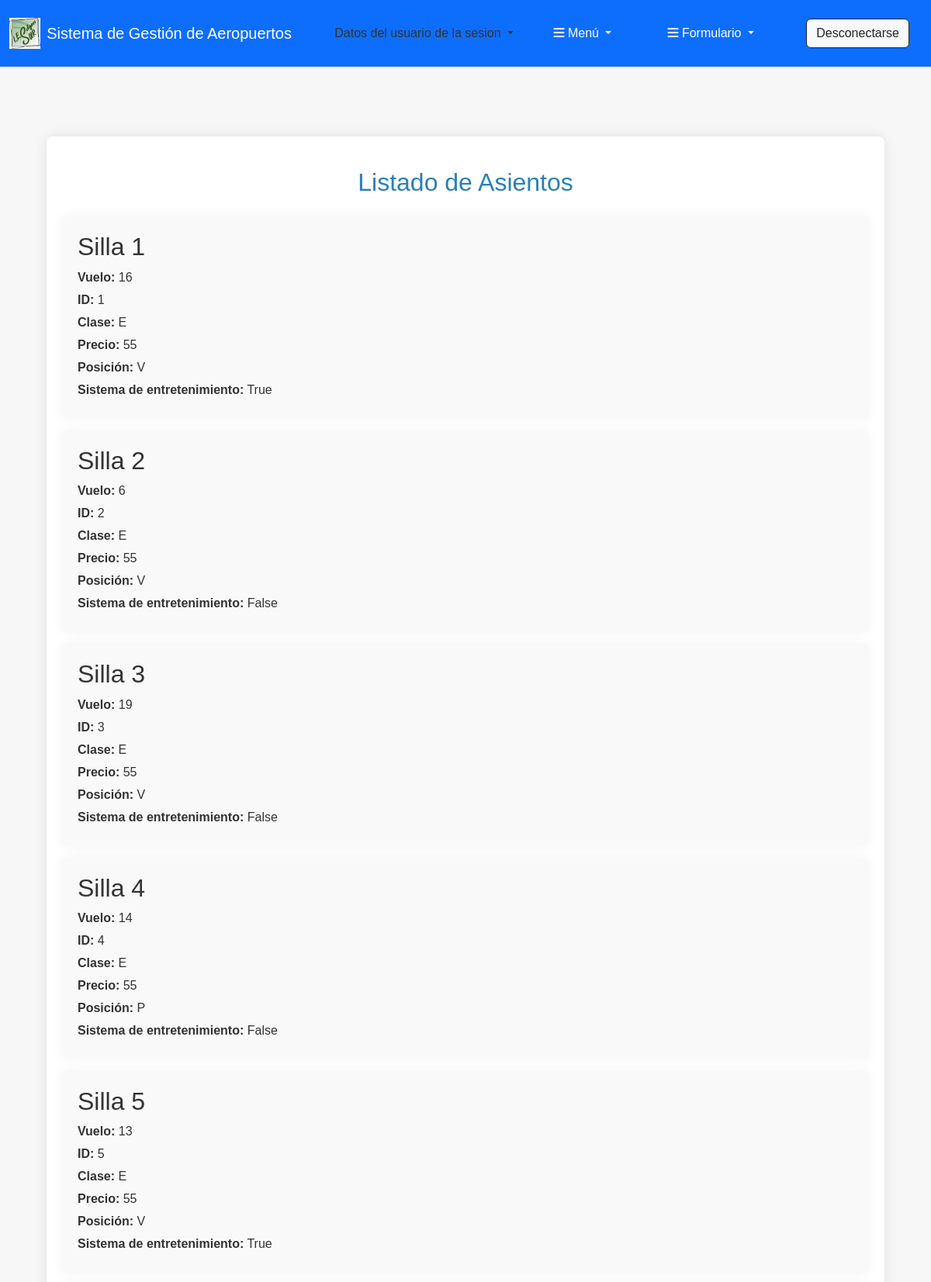
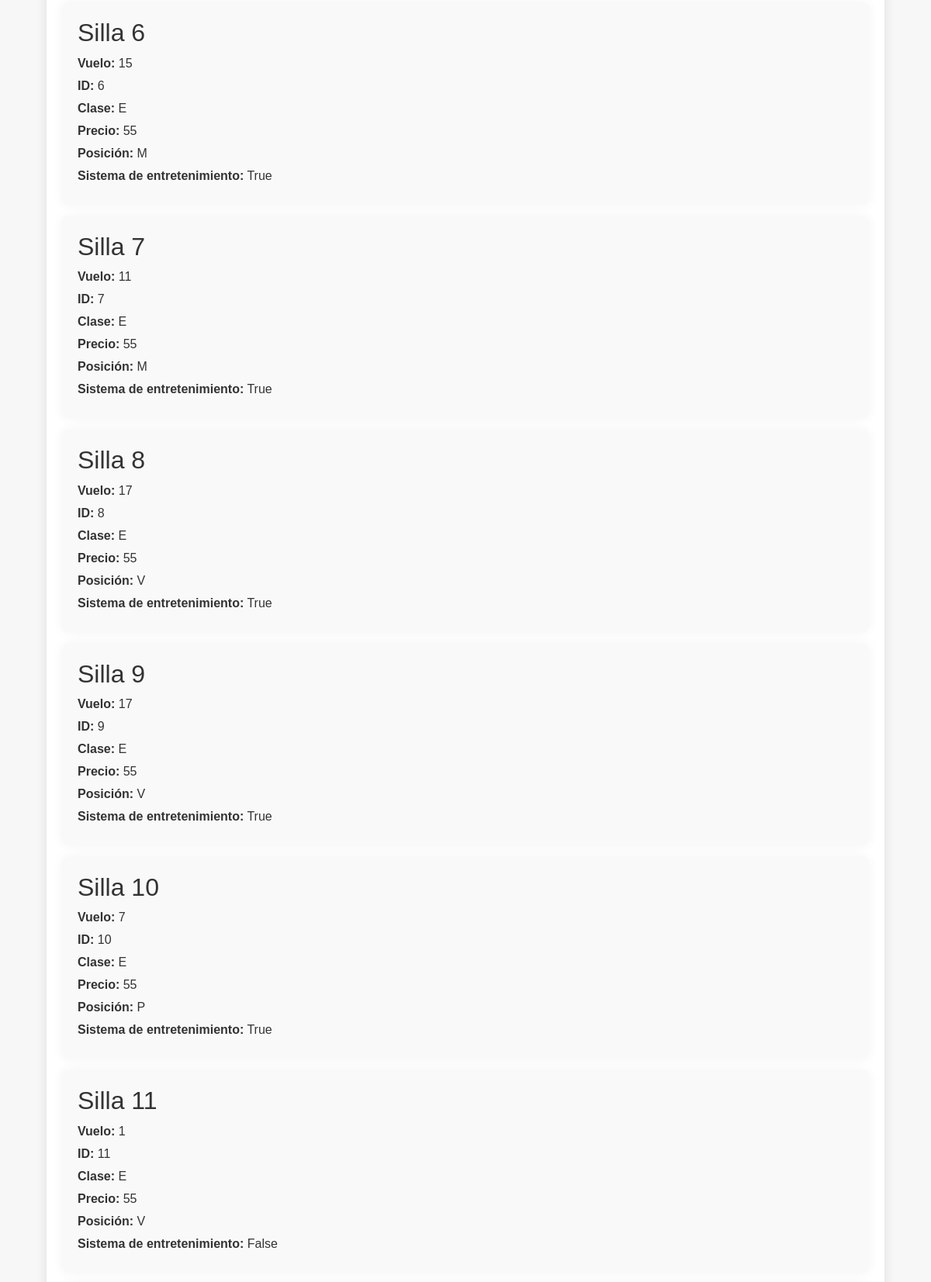
/silla/ (signed in, upper part), run on the app's committed database (2 pictures, top to bottom).
### apaeropuerto/models.py (models this page shows, shortened)
class Asiento(models.Model):
    tipos_clase_avion = [
    ("E", "Economy"),
    ("B", "Business"),
    ("F", "First Class"),
    ("P", "Premium Economy"),
    ("L", "Luxury"),
    ("S", "Standard"),
    ("H", "Hybrid"),
    ("X", "Extra Legroom"),
    ("R", "Regional"),
    ("C", "Charter")
    ]
    lugar = [
        ("P", "Pasillo"),
        ("M", "Medio"),
        ("V", "Ventana")
    ]
    clase = models.CharField(max_length=1,choices=tipos_clase_avion,default='E')
    precio = models.DecimalField(max_digits=6,decimal_places=2)
    posicion = models.CharField(max_length=1, choices=lugar)
    sistema_entretenimiento = models.BooleanField()
    vuelo = models.ForeignKey(Vuelo, on_delete=models.CASCADE, related_name='asiento_vuelo')  # Relación ManyToOne
    pasajero = models.ForeignKey(Pasajero,on_delete=models.CASCADE, related_name='pajarelo_asiento')  # Relación ManyToOne

class Vuelo(models.Model):
    hora_salida = models.DateTimeField(blank=False,error_messages={'blank': 'Este campo no puede estar vacío.',})
    hora_llegada = models.DateTimeField(blank=False,error_messages={'blank': 'Este campo no puede estar vacío.',})
    estado  = models.BooleanField(db_column='Volando') #boolean
    duracion = models.DurationField(editable=False)  # Duración del vuelo
    origen = models.ForeignKey(Aeropuerto , on_delete=models.CASCADE ,related_name='vuelos_de_origen') # ManyToOne
    destino = models.ForeignKey(Aeropuerto , on_delete=models.CASCADE ,related_name='vuelos_de_destino') #ManyToOne
    aerolinea = models.ManyToManyField(Aerolinea , through='VueloAerolinea' , related_name='vuelo_aerolinea') # tabla ManyToMany intermedia

### apaeropuerto/views.py (the view)
# urls.py: path('silla/', views.lista_silla, name='lista_silla'),
@permission_required('apaeroperto.view_Asiento')
def lista_silla(request):
    sillas = Asiento.objects.all()
    return render(request, 'paginas/silla_list.html', {'sillas': sillas})

### apaeropuerto/templates/paginas/silla_list.html (shortened to what this page needs)
{% extends "Principal.html" %}
{% load static %}
{% block contenido %}
    <div class="container">
        <h1>Listado de Asientos</h1>
        {% for silla in sillas %}
        <article>
            {% include 'Listas/Silla.html' %}
        </article>
        {% endfor %}
    </div>
{% endblock %}

### apaeropuerto/templates/Listas/Silla.html
    <h2>Silla {{ forloop.counter }}</h2>
    <p><strong>Vuelo:</strong> {{ silla.vuelo.id }}</p>
    <p><strong>ID:</strong> {{ silla.id }}</p>
    <p><strong>Clase:</strong> {{ silla.clase }}</p>
    <p><strong>Precio:</strong> {{ silla.precio|add:"55" }}</p>
    <p><strong>Posición:</strong> {{ silla.posicion }}</p>
    <p><strong>Sistema de entretenimiento:</strong> {{ silla.sistema_entretenimiento }}</p>

### apaeropuerto/static/css/estilos.css (style rules this page uses)
html, body { margin: 0; padding: 0; min-height: 100%; display: flex; flex-direction: column; }
body { font-family: Arial, sans-serif; background-color: #f7f7f7; color: #333; flex: 1; }
.container { width: 90%; margin: 20px auto; background-color: #fff; padding: 20px; border-radius: 8px; box-shadow: 0px 0px 15px rgba(0, 0, 0, 0.1); }
h1 { color: #2980b9; text-align: center; margin-bottom: 25px; font-size: 2em; margin-top: 20px; }
article { background-color: #f9f9f9; padding: 20px; margin-bottom: 15px; border-radius: 8px; box-shadow: 0px 0px 15px rgba(0, 0, 0, 0.05); transition: transform 0.2s; }
article p { margin: 5px 0; }
article strong { color: #333; }

### data on the page
Asiento: vuelo.id "16", id "1", clase "E", precio|add "55", posicion "V", sistema_entretenimiento "True"
Asiento: vuelo.id "6", id "2", clase "E", precio|add "55", posicion "V", sistema_entretenimiento "False"
Asiento: vuelo.id "19", id "3", clase "E", precio|add "55", posicion "V", sistema_entretenimiento "False"
Asiento: vuelo.id "14", id "4", clase "E", precio|add "55", posicion "P", sistema_entretenimiento "False"
Asiento: vuelo.id "13", id "5", clase "E", precio|add "55", posicion "V", sistema_entretenimiento "True"
Asiento: vuelo.id "15", id "6", clase "E", precio|add "55", posicion "M", sistema_entretenimiento "True"
Asiento: vuelo.id "11", id "7", clase "E", precio|add "55", posicion "M", sistema_entretenimiento "True"
Asiento: vuelo.id "17", id "8", clase "E", precio|add "55", posicion "V", sistema_entretenimiento "True"
Asiento: vuelo.id "17", id "9", clase "E", precio|add "55", posicion "V", sistema_entretenimiento "True"
Asiento: vuelo.id "7", id "10", clase "E", precio|add "55", posicion "P", sistema_entretenimiento "True"
Asiento: vuelo.id "1", id "11", clase "E", precio|add "55", posicion "V", sistema_entretenimiento "False"
